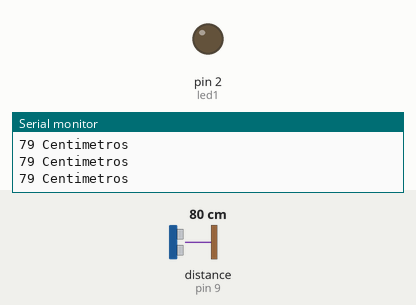
The sketch below on a simulated Arduino Uno, built with avr-gcc and run on an emulated ATmega328P. On the bench: output pins drawn as LEDs (lit = HIGH), the last lines printed to the serial monitor. Wiring (inferred from the names in the program): ultrasonic range finder: trigger pin 10; echo pin 9. Dashed ring = blinking. Inputs (shaded band) come from the test bench; at power-on: distance to the obstacle (sensor on pin 9) 80 cm. The echo pulse lasts 58.3 µs per cm; pins used as bus, display or sensor lines are not drawn.

Above: at 1.2 s.
1.3 s: distance to the obstacle (sensor on pin 9) set to 35 cm
2.9 s: distance to the obstacle (sensor on pin 9) set to 28 cm
At 3.3 s:
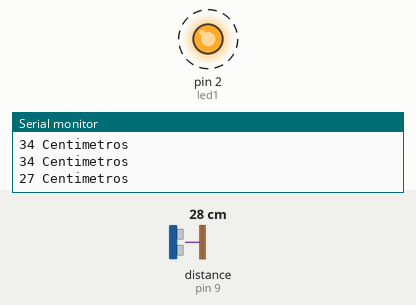
5.9 s: distance to the obstacle (sensor on pin 9) set to 60 cm
At 6.12 s:
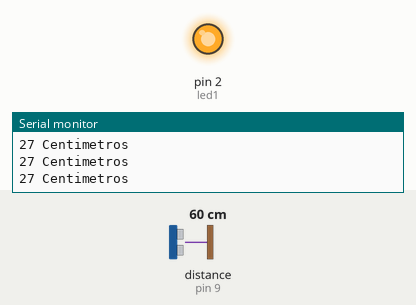
7.5 s: distance to the obstacle (sensor on pin 9) set to 2 cm
At 8.1 s:
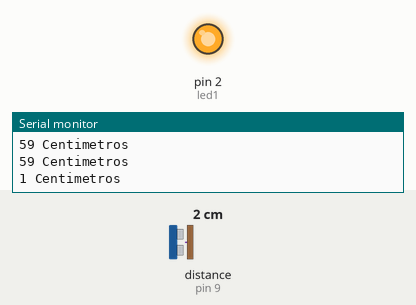
Timing chart, 0 to 10.2 s (numbered marks = the images above; inputs shaded):
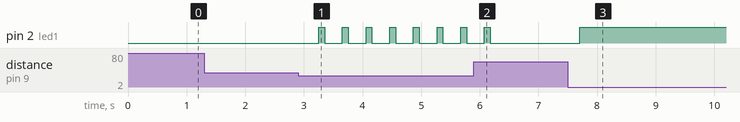

Measured:
- the behaviour switches between 32 and 31 cm on distance to the obstacle (sensor on pin 9) (found by bisection; images 0 and 1)
- after the input at 2.9 s, pin 2 (led1): alternates HIGH for 0.10 s and LOW for 0.30 s, starting after 0.35 s
- after the input at 5.9 s, pin 2 (led1): goes on until 6.2 s, then stays LOW
- after the input at 7.5 s, pin 2 (led1): LOW → HIGH after 0.20 s

The sketch:

ULTRASONICO__SERIE.ino
```cpp
int trig =10;
int eco= 9;
int led1 = 2;
int led2 = 3;
int led3 = 4;
int led4 = 5;
int led5 = 6;
int duracion;
int distancia;

void setup(){

  pinMode(trig, OUTPUT);
  pinMode(eco, INPUT);
  pinMode(led1, OUTPUT);
  Serial.begin (9600);
  }

  void loop(){

    digitalWrite(trig, HIGH);
    delay(1);
    digitalWrite(trig, LOW);

    duracion = pulseIn(eco, HIGH);
    distancia = duracion/58.2;
    Serial.print(distancia);
    Serial.print(" Centimetros");
    Serial.println();

    delay(200);


    if (distancia <= 30){
      digitalWrite(led1, HIGH);
      delay(100);

      }
       if (distancia <= 25){
      digitalWrite(led2, HIGH);
      delay(100);

      }
       if (distancia <= 20){
      digitalWrite(led3, HIGH);
      delay(100);

      }
       if (distancia <= 15){
      digitalWrite(led4, HIGH);
      delay(100);

      }
       if (distancia <= 10){
      digitalWrite(led5, HIGH);
      delay(100);

      }

      else{
        digitalWrite(led1,LOW);
        digitalWrite(led2,LOW);
        digitalWrite(led3,LOW);
        digitalWrite(led4,LOW);
        digitalWrite(led5,LOW);
        delay(100);

        }


 }
```
